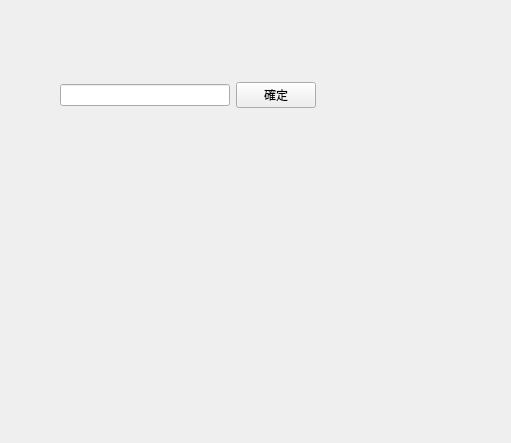
<?xml version="1.0" encoding="UTF-8"?>
<ui version="4.0">
 <class>Form</class>
 <widget class="QWidget" name="Form">
  <property name="geometry">
   <rect>
    <x>0</x>
    <y>0</y>
    <width>511</width>
    <height>443</height>
   </rect>
  </property>
  <property name="windowTitle">
   <string>Form</string>
  </property>
  <widget class="QWidget" name="">
   <property name="geometry">
    <rect>
     <x>60</x>
     <y>80</y>
     <width>256</width>
     <height>30</height>
    </rect>
   </property>
   <layout class="QHBoxLayout" name="horizontalLayout">
    <item>
     <widget class="QLineEdit" name="lineEdit"/>
    </item>
    <item>
     <widget class="QPushButton" name="pushButton">
      <property name="text">
       <string>確定</string>
      </property>
     </widget>
    </item>
   </layout>
  </widget>
 </widget>
 <resources/>
 <connections/>
</ui>
